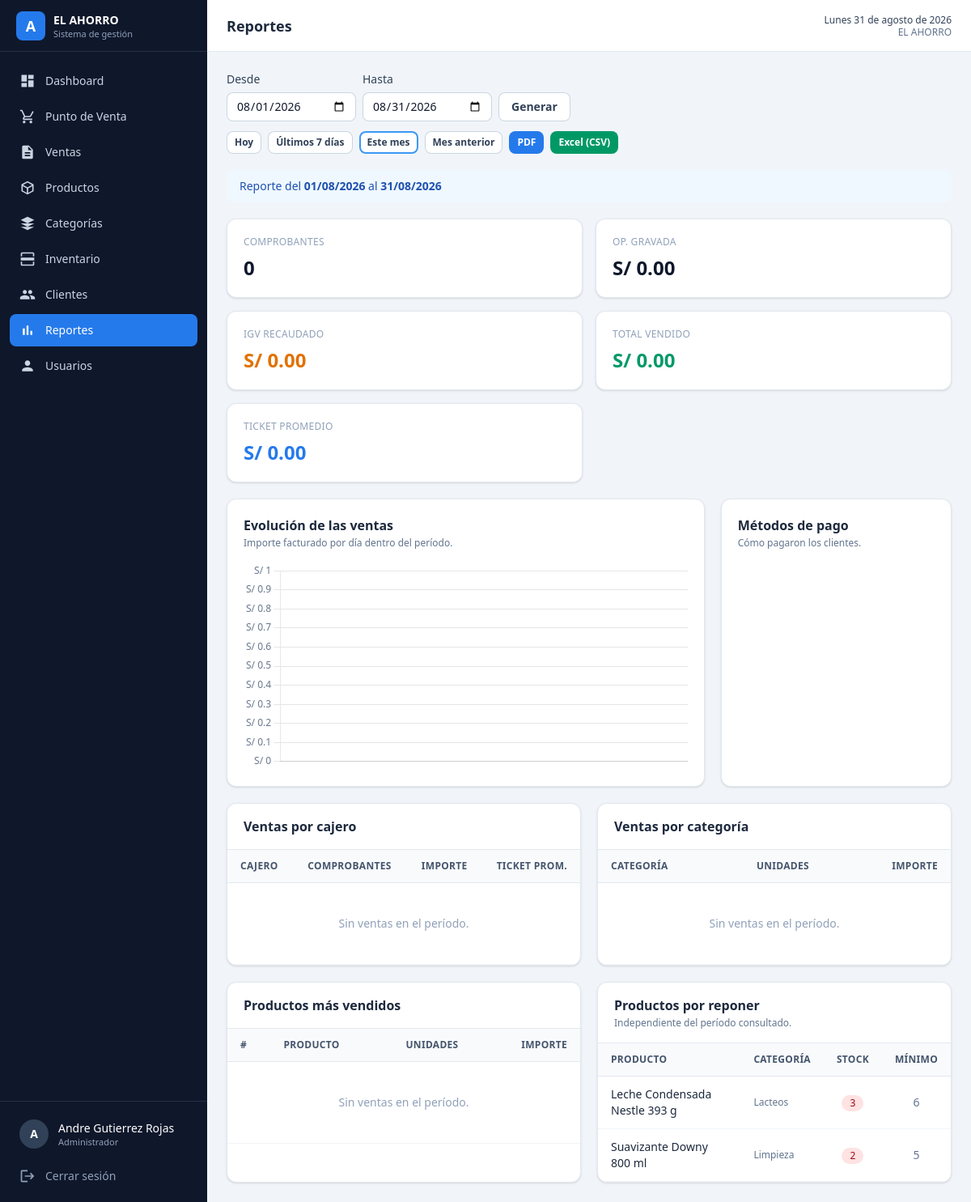
/pages/reportes.php (signed in), run on the app's committed database.
### tables this page shows
CREATE TABLE productos (
    id_producto    INT AUTO_INCREMENT PRIMARY KEY,
    codigo_barras  VARCHAR(50)   NOT NULL,
    nombre         VARCHAR(150)  NOT NULL,
    descripcion    VARCHAR(255)  NULL,
    id_categoria   INT           NOT NULL,
    precio_compra  DECIMAL(10,2) NOT NULL DEFAULT 0.00,
    precio_venta   DECIMAL(10,2) NOT NULL DEFAULT 0.00,
    stock          INT           NOT NULL DEFAULT 0,
    stock_minimo   INT           NOT NULL DEFAULT 5,
    unidad_medida  VARCHAR(20)   NOT NULL DEFAULT 'UNIDAD',
    imagen         VARCHAR(255)  NULL,
    estado         TINYINT(1)    NOT NULL DEFAULT 1,
    created_at     TIMESTAMP     NOT NULL DEFAULT CURRENT_TIMESTAMP,
    updated_at     TIMESTAMP     NULL DEFAULT NULL ON UPDATE CURRENT_TIMESTAMP,
    CONSTRAINT uq_productos_codigo UNIQUE (codigo_barras),
    CONSTRAINT fk_productos_categoria
        FOREIGN KEY (id_categoria) REFERENCES categorias (id_categoria)
        ON UPDATE CASCADE ON DELETE RESTRICT,
    INDEX idx_productos_nombre (nombre),
    INDEX idx_productos_categoria (id_categoria)
);

CREATE TABLE categorias (
    id_categoria INT AUTO_INCREMENT PRIMARY KEY,
    nombre       VARCHAR(80)   NOT NULL,
    descripcion  VARCHAR(255)  NULL,
    estado       TINYINT(1)    NOT NULL DEFAULT 1,
    created_at   TIMESTAMP     NOT NULL DEFAULT CURRENT_TIMESTAMP,
    CONSTRAINT uq_categorias_nombre UNIQUE (nombre)
);

### pages/reportes.php (the view, shortened to what the rows shown need)
<?php
require_once __DIR__ . '/../controllers/ReporteController.php';
$controlador = new ReporteController();
[$desde, $hasta] = ReporteController::rango($_GET['desde'] ?? null, $_GET['hasta'] ?? null);
$datos   = $controlador->reportes($desde, $hasta);
require __DIR__ . '/../components/layout_inicio.php';
?>
<div class="mb-5 grid gap-5 lg:grid-cols-3">
    <div class="tarjeta p-5 lg:col-span-2">
        <h2 class="font-semibold text-slate-800">Evolución de las ventas</h2>
    </div>
    <div class="tarjeta p-5">
        <h2 class="font-semibold text-slate-800">Métodos de pago</h2>
    </div>
</div>
<div class="grid gap-5 lg:grid-cols-2">
    <div class="tarjeta overflow-hidden">
        <div class="border-b border-slate-200 px-5 py-4">
            <h2 class="font-semibold text-slate-800">Ventas por cajero</h2>
        </div>
        <div class="overflow-x-auto">
            <table class="tabla">
                <thead>
                    <tr>
                        <th>Cajero</th>
                        <th class="text-center">Comprobantes</th>
                        <th class="text-right">Importe</th>
                        <th class="text-right">Ticket prom.</th>
                    </tr>
                </thead>
            </table>
        </div>
    </div>
    <div class="tarjeta overflow-hidden">
        <div class="border-b border-slate-200 px-5 py-4">
            <h2 class="font-semibold text-slate-800">Ventas por categoría</h2>
        </div>
        <div class="overflow-x-auto">
            <table class="tabla">
                <thead>
                    <tr>
                        <th>Categoría</th>
                        <th class="text-center">Unidades</th>
                        <th class="text-right">Importe</th>
                    </tr>
                </thead>
            </table>
        </div>
    </div>
    <div class="tarjeta overflow-hidden">
        <div class="border-b border-slate-200 px-5 py-4">
            <h2 class="font-semibold text-slate-800">Productos más vendidos</h2>
        </div>
        <div class="max-h-96 overflow-auto">
            <table class="tabla">
                <thead class="sticky top-0">
                    <tr>
                        <th>#</th>
                        <th>Producto</th>
                        <th class="text-center">Unidades</th>
                        <th class="text-right">Importe</th>
                    </tr>
                </thead>
            </table>
        </div>
    </div>
    <div class="tarjeta overflow-hidden">
        <div class="border-b border-slate-200 px-5 py-4">
            <h2 class="font-semibold text-slate-800">Productos por reponer</h2>
        </div>
        <div class="max-h-96 overflow-auto">
            <table class="tabla">
                <thead class="sticky top-0">
                    <tr>
                        <th>Producto</th>
                        <th>Categoría</th>
                        <th class="text-center">Stock</th>
                        <th class="text-center">Mínimo</th>
                    </tr>
                </thead>
                <tbody>
                    <?php foreach ($datos['stockBajo'] as $fila): ?>
                        <tr>
                            <td class="font-medium text-slate-800"><?= e($fila['nombre']) ?></td>
                            <td class="text-xs text-slate-500"><?= e($fila['categoria']) ?></td>
                            <td class="text-center"><span class="badge-rojo"><?= (int) $fila['stock'] ?></span></td>
                            <td class="text-center text-slate-500"><?= (int) $fila['stock_minimo'] ?></td>
                        </tr>
                    <?php endforeach; ?>
                </tbody>
            </table>
        </div>
    </div>
</div>
<script>
    const evolucion = <?= json_encode($datos['porDia']) ?>;
    const metodos = <?= json_encode($datos['porMetodo']) ?>;
    document.addEventListener('DOMContentLoaded', function() {
        Chart.defaults.font.family = '"Segoe UI", system-ui, sans-serif';
        Chart.defaults.color = '#64748b';
        new Chart(document.getElementById('grafico-evolucion'), {
            type: 'bar',
            data: {
                labels: evolucion.map(d => d.etiqueta),
                datasets: [{
                    label: 'Ventas (S/)',
                    data: evolucion.map(d => d.total),
                    backgroundColor: '#257aeb',
                    borderRadius: 4
                }]
            },
            options: {
                responsive: true,
                maintainAspectRatio: false,
                plugins: {
                    legend: { display: false },
                    tooltip: { callbacks: { label: c => 'S/ ' + c.parsed.y.toFixed(2) } }
                },
                scales: {
                    y: { beginAtZero: true, ticks: { callback: v => 'S/ ' + v } },
                    x: { grid: { display: false } }
                }
            }
        });
        if (metodos.length > 0) {
            new Chart(document.getElementById('grafico-metodos'), {
                type: 'pie',
                data: {
                    labels: metodos.map(m => m.metodo_pago),
                    datasets: [{
                        data: metodos.map(m => Number(m.importe)),
                        backgroundColor: ['#10b981', '#257aeb', '#8b5cf6', '#f59e0b'],
                        borderWidth: 2,
                        borderColor: '#fff'
                    }]
                },
                options: {
                    responsive: true,
                    maintainAspectRatio: false,
                    plugins: {
                        legend: { position: 'bottom', labels: { boxWidth: 12, padding: 12 } },
                        tooltip: {
                            callbacks: { label: c => c.label + ': S/ ' + c.parsed.toFixed(2) }
                        }
                    }
                }
            });
        }
    });
</script>
<?php require __DIR__ . '/../components/layout_fin.php'; ?>

### data on the page
productos: nombre "Leche Condensada Nestle 393 g", id_categoria.nombre "Lacteos", stock "3", stock_minimo "6"
productos: nombre "Suavizante Downy 800 ml", id_categoria.nombre "Limpieza", stock "2", stock_minimo "5"

### other printed values
$__nombreComercial "EL AHORRO"
$item['texto'] "Dashboard"
$item['texto'] "Punto de Venta"
$item['texto'] "Ventas"
$item['texto'] "Productos"
$item['texto'] "Categorías"
$item['texto'] "Inventario"
$item['texto'] "Clientes"
$item['texto'] "Reportes"
$item['texto'] "Usuarios"
mb_strtoupper(mb_substr(Auth::nombre(), 0, 1)) "A"
Auth::nombre() "Andre Gutierrez Rojas"
$__rolActual "Administrador"
$titulo "Reportes"
strftime_es() "Lunes 31 de agosto de 2026"
